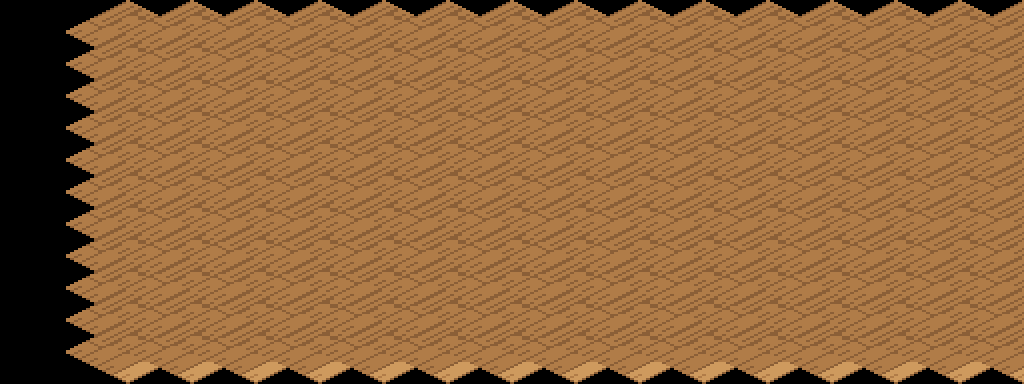

A level layout from a 2D game, rendered from its tile map. Below: a short description, then the map file with its tile-grid data intact:
An orthogonal 16x12 tile map with 64x32 px tiles, 1 tile layer (suelo).

<map version="1.10" orientation="orthogonal" renderorder="right-down" width="16" height="12" tilewidth="64" tileheight="32" infinite="0" nextlayerid="2" nextobjectid="1">
 <tileset firstgid="1" name="terreno_mundo" tilewidth="128" tileheight="64" tile_count="203" columns="8">
  <image source="../textures/../textures/terreno_mundo.png" width="1024" height="1664" />
 </tileset>
 <layer id="1" name="suelo" width="16" height="12">
  <data encoding="csv">
0,0,0,0,0,0,0,0,0,0,0,0,0,0,0,0,
0,157,157,157,157,157,157,157,157,157,157,157,157,157,157,157,
0,157,157,157,157,157,157,157,157,157,157,157,157,157,157,157,
0,157,157,157,157,157,157,157,157,157,157,157,157,157,157,157,
0,157,157,157,157,157,157,157,157,157,157,157,157,157,157,157,
0,157,157,157,157,157,157,157,157,157,157,157,157,157,157,157,
0,157,157,157,157,157,157,157,157,157,157,157,157,157,157,157,
0,157,157,157,157,157,157,157,157,157,157,157,157,157,157,157,
0,157,157,157,157,157,157,157,157,157,157,157,157,157,157,157,
0,157,157,157,157,157,157,157,157,157,157,157,157,157,157,157,
0,157,157,157,157,157,157,157,157,157,157,157,157,157,157,157,
0,157,157,157,157,157,157,157,157,157,157,157,157,157,157,157
</data>
 </layer>
</map>
